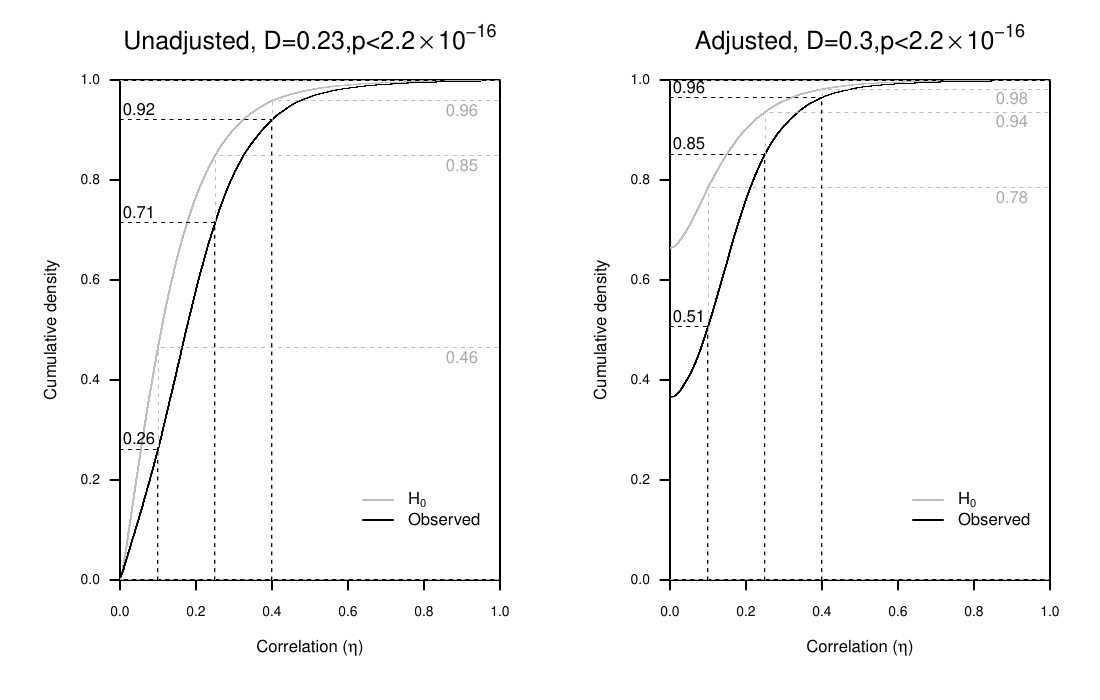

Write R code to recreate this figure.
# Set to main folder of project
# NOT figures folder
setwd(choose.dir())

simNullEs <- read.table('archive/simNullEs.csv', sep = ";", dec = ".")
temp <- ks.test(simNullEs$esComp,
                dat$esComp[nsig],
                alternative="greater")

pdf('figures/Fig5.pdf', width=11, height=7)
par(mfrow = c(1,2), mai = c(1.2,1.2,.8,.5))
# Overall
plot(ecdf(na.omit(sqrt(simNullEs$esComp))),
     lty = 1,
     frame.plot = T, 
     main = latex2exp(
       sprintf(
         "Unadjusted, $D=%s,p<2.2\\times 10^{-16}$", round(temp$statistic,2))),
     xlim = c(0, 1),
     xaxs = "i",
     yaxs = "i",
     xlab = latex2exp("Correlation ($\\eta$)"),
     ylab = "Cumulative density",
     cex.axis=.8,
     cex.lab=1,
     cex.main=1.5,
     col = "grey", las=1)
lines(ecdf(na.omit(sqrt(dat$esComp[nsig]))))
legend(x = .6, y = .2, legend = c(latex2exp("$H_0$"), 'Observed'),
       cex = 1, lty = c(1, 1),
       col = c("grey", "black", 2),
       box.lwd = 0, lwd = 2, bty = 'n')
for(es in esR){
  h0horiz <- sum(sqrt(simNullEs$esComp[!is.na(simNullEs$esComp)]) < es) / length(simNullEs$esComp[!is.na(simNullEs$esComp)])
  clip(es, 1, 0, h0horiz)
  abline(h = h0horiz, v = es, lty = 2, col = "grey")
  clip(0, 1, 0, 1)
  text(x = .9, y = h0horiz - .02, labels = round(h0horiz, 2), cex = 1, col = 'darkgrey')
  x <- sqrt(dat$esComp[nsig]) <= es
  horiz <- sum(x[!is.na(x)]) / length(x[!is.na(x)])
  text(x = .05, y = horiz + .02, labels = round(horiz, 2), cex = 1)
  clip(0, es, 0, horiz)
  abline(h = horiz, v = es, lty = 2, col = "black")
  clip(0, 1, 0, 1)
}

temp <- ks.test(simNullEs$adjESComp,
                dat$adjESComp[nsig],
                alternative="greater")
# Overall[adj]
plot(ecdf(na.omit(sqrt(simNullEs$adjESComp))),
     lty = 1,
     frame.plot = T, 
     main = latex2exp(
       sprintf(
         "Adjusted, $D=%s,p<2.2\\times 10^{-16}$", round(temp$statistic,2))),
     xlim = c(0, 1),
     xaxs = "i",
     yaxs = "i",
     xlab = latex2exp("Correlation ($\\eta$)"),
     ylab = "Cumulative density",
     cex.axis = .8,
     cex.lab = 1,
     cex.main = 1.5,
     col = "grey", las = 1)
lines(ecdf(na.omit(sqrt(dat$adjESComp[nsig]))))
legend(x = .6,y = .2,legend = c(latex2exp("$H_0$"), 'Observed'),
       cex = 1,lty = c(1, 1),
       col = c("grey", "black", 2), box.lwd = 0, lwd = 2, bty = 'n')
for(es in esR){
  h0horiz <- sum(sqrt(simNullEs$adjESComp[!is.na(simNullEs$adjESComp)]) < es) / length(simNullEs$adjESComp[!is.na(simNullEs$adjESComp)])
  clip(es, 1, 0, h0horiz)
  abline(h = h0horiz, v = es, lty = 2, col = "grey")
  clip(0, 1, 0, 1)
  text(x = .9, y = h0horiz - .02, labels = round(h0horiz, 2), cex = 1, col = 'darkgrey')
  x <- sqrt(dat$adjESComp[nsig]) <= es
  horiz <- sum(x[!is.na(x)]) / length(x[!is.na(x)])
  text(x = .05, y = horiz + .02, labels = round(horiz, 2), cex = 1)
  clip(0, es, 0, horiz)
  abline(h = horiz, v = es, col = "black", lty = 2)
  clip(0, 1, 0, 1)
}
dev.off()
